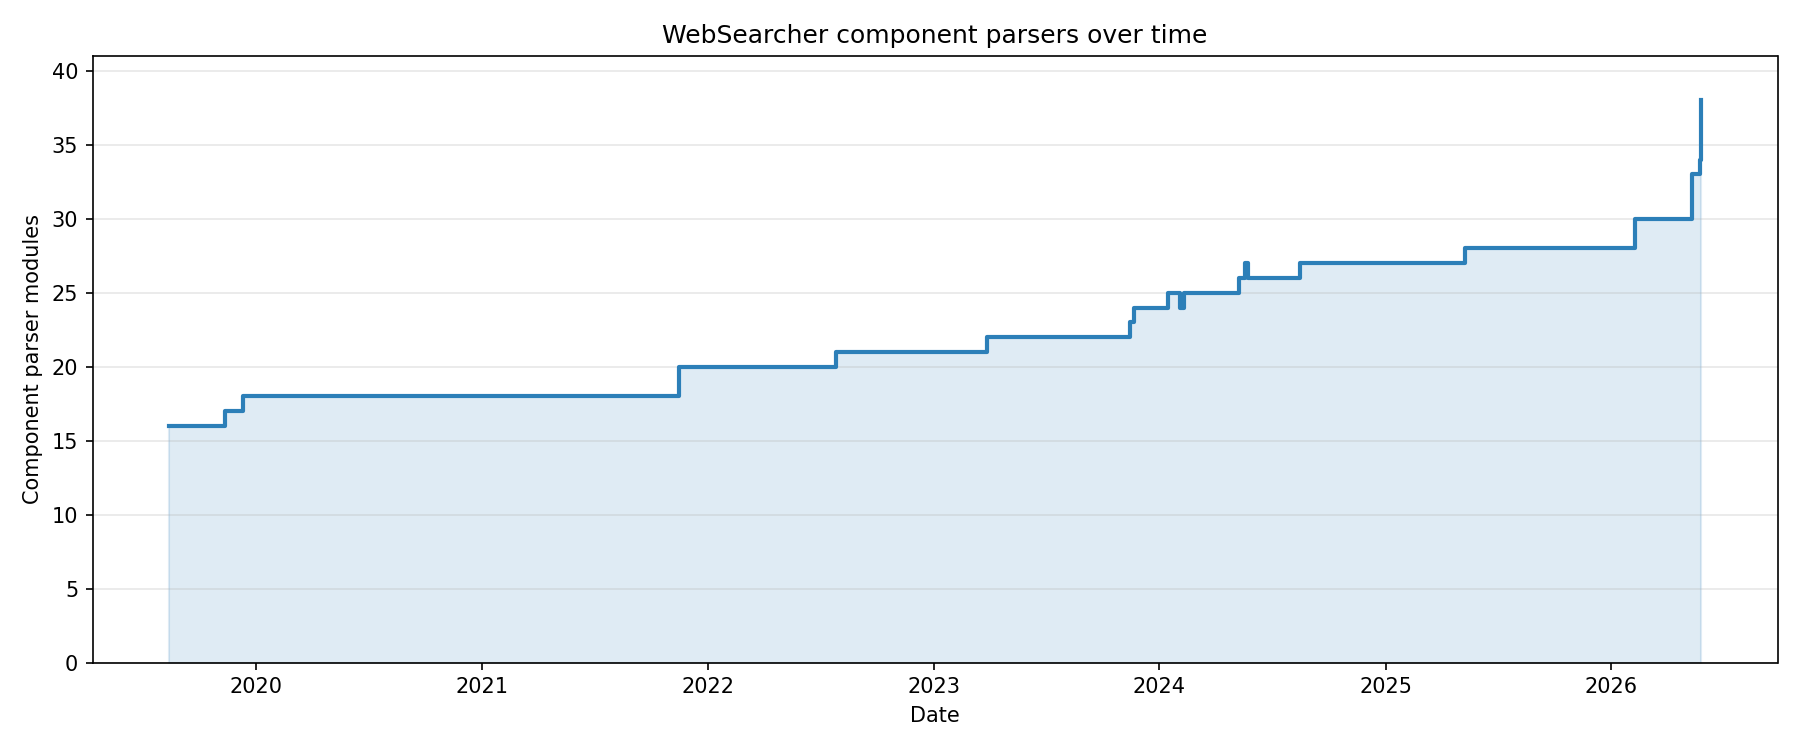

Generate this figure with Python:
"""Trace the growth of WebSearcher's component parsers over time.

Counts parser modules in WebSearcher/component_parsers/ at every commit that
touched that directory (excluding __init__.py and private _*.py helpers), then
plots the running count against commit date as a step chart.

Run from anywhere: writes component_growth.png next to this script.
"""

import subprocess
from datetime import datetime
from pathlib import Path

import matplotlib.dates as mdates
import matplotlib.pyplot as plt

HERE = Path(__file__).resolve().parent
REPO = HERE.parents[2]
PARSER_DIR = "WebSearcher/component_parsers"


def git(*args: str) -> str:
    return subprocess.run(
        ["git", "-C", str(REPO), *args],
        capture_output=True,
        text=True,
        check=True,
    ).stdout


def module_count(commit: str) -> int:
    tree = git("ls-tree", "--name-only", f"{commit}:{PARSER_DIR}")
    files = [f for f in tree.splitlines() if f.endswith(".py")]
    return len([f for f in files if f != "__init__.py" and not f.startswith("_")])


# Commits that touched the parser dir, oldest first
commits = git("log", "--reverse", "--format=%H%x09%cI", "--", PARSER_DIR).splitlines()

dates, counts = [], []
for line in commits:
    sha, iso = line.split("\t")
    n = module_count(sha)
    d = datetime.fromisoformat(iso)
    # Keep only points where the count changed (dedupe flat stretches)
    if not counts or n != counts[-1]:
        dates.append(d)
        counts.append(n)

# Extend the final level to "now" so the last step is visible
dates.append(datetime.now(dates[-1].tzinfo))
counts.append(counts[-1])

fig, ax = plt.subplots(figsize=(12, 5))
ax.step(dates, counts, where="post", color="#2c7fb8", linewidth=2)
ax.fill_between(dates, counts, step="post", alpha=0.15, color="#2c7fb8")
ax.set_title("WebSearcher component parsers over time")
ax.set_xlabel("Date")
ax.set_ylabel("Component parser modules")
ax.xaxis.set_major_locator(mdates.YearLocator())
ax.xaxis.set_major_formatter(mdates.DateFormatter("%Y"))
ax.grid(axis="y", alpha=0.3)
ax.set_ylim(0, max(counts) + 3)
fig.tight_layout()
fig.savefig(HERE / "component_growth.png", dpi=150)

print(f"{len(counts) - 1} change-points; {counts[0]} -> {counts[-1]} modules")
print("\nmilestones:")
for d, c in zip(dates, counts):
    print(f"  {d:%Y-%m-%d}  {c}")
